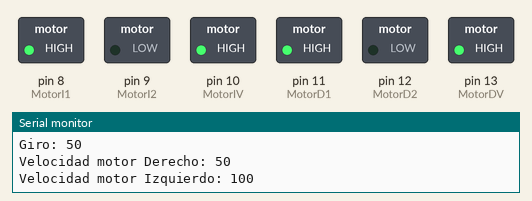
Simulated run of this sketch. Board: Arduino Uno, built with avr-gcc and run on an emulated ATmega328P. On the bench: switched loads named in the sketch (green lamp = pin HIGH), the last lines printed to the serial monitor.

Above: at 0.1 s.
At 4.6 s:
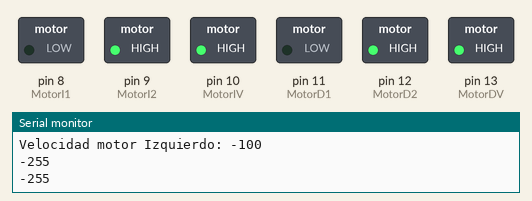
At 9.1 s:
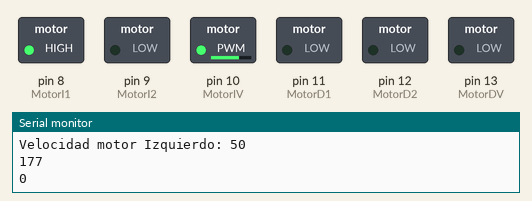
Timing chart, 0 to 11.8 s (numbered marks = the images above):
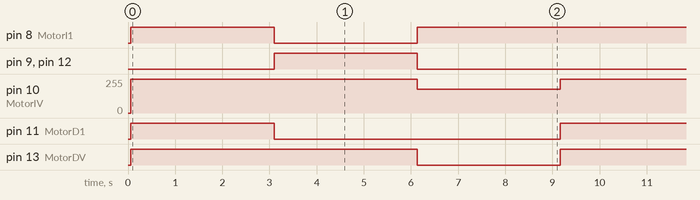

Measured:
- by itself, pin 8 (MotorI1): repeats every 9.1 s: LOW 3.0 s, HIGH 6.1 s
- by itself, pin 9 (MotorI2), pin 11 (MotorD1), pin 12 (MotorD2): alternates HIGH for 3.0 s and LOW for 6.1 s
- by itself, pin 10 (MotorIV): alternates 255/255 for 6.1 s and 177/255 for 3.0 s
- by itself, pin 13 (MotorDV): alternates HIGH for 6.1 s and LOW for 3.0 s

The sketch:

Navegacion_por_ultrasonidos_Prueva.ino
```cpp
//Librerias
#include "SR04.h"
//Variables
long DistI;   //Distancia Ultrasonido izquierdo
long DistM;   //Distancia ultrasonido derecho
long DistD;   //Distancia ultrasonido medio
int Pmin = 100; //potencia minima para mover el motor
int Pmax = 255; //Potencia maxima de salida
int Ptotal = Pmax - Pmin; //Difrencia entre min y max
int Margen_US = 10;
int DistMin = 15;
int DistMed = 30;
int DistMax = 60;
int VMin = 30;
int VMed = 60;
int VMax = 100;
//Pines
#define TRIG_PIN1 3       //Sensor izquierdo
#define ECHO_PIN1 2
SR04 SIzquierda = SR04(ECHO_PIN1,TRIG_PIN1);
#define TRIG_PIN2 5       //Sensor central
#define ECHO_PIN2 4
SR04 SMedio = SR04(ECHO_PIN2,TRIG_PIN2);
#define TRIG_PIN3 7       //Sensor derecho
#define ECHO_PIN3 6
SR04 SDerecha = SR04(ECHO_PIN3,TRIG_PIN3);

#define MotorI1 8  //Motor Izquierdo Adelante
#define MotorI2 9  //Motor Izquierdo Atras
#define MotorIV 10
#define MotorD1 11  //Motor Derecho Adelante
#define MotorD2 12  //Motor Derecho atras
#define MotorDV 13
/*
Modulo de ultrasonidos. Este se encarga de actualizar las variables globales
Imprime por pantalla la distancia detectada por los 3 sensores
*/
void Modulo_US1(){
  int DistM_Anterior = DistM;
  DistM=SMedio.Distance();
  int Marjen = DistM_Anterior - DistM;
  if (Marjen < 0) {
    Marjen = 0 - Marjen;
  }
  if (Margen_US < Marjen ){
    Serial.print("Modulo_US// ");
    Serial.print("Frontal: ");
    Serial.print(DistM);
    Serial.println("cm  ");
  }
}
void Modulo_US3() {
  int DistM_Anterior = DistM;
  DistM=SMedio.Distance();
  int Marjen = DistM_Anterior - DistM;
  if (Marjen < 0) {
    Marjen = 0 - Marjen;
  }
  if (Margen_US < Marjen ){
    Serial.print("Modulo_US// ");
    Serial.print("Frontal: ");
    Serial.print(DistM);
    Serial.println("cm  ");
  }
  if (DistM < 20) {
    DistI=SIzquierda.Distance();
    DistD=SDerecha.Distance();

    Serial.print("Izquierda: ");
    Serial.print(DistI);
    Serial.print("cm  ");
    Serial.print("Derecha: ");
    Serial.print(DistD);
    Serial.println("cm  ");
  }
}

void pruebas () {
  DistM=SMedio.Distance();
  DistI=SIzquierda.Distance();
  DistD=SDerecha.Distance();

  Serial.print("Sensores// ");
  Serial.print("Frontal: ");
  Serial.print(DistM);
  Serial.print("cm  ");
  Serial.print("Izquierda: ");
  Serial.print(DistI);
  Serial.print("cm  ");
  Serial.print("Derecha: ");
  Serial.print(DistD);
  Serial.println("cm  ");
}
/*
Modulo de control de los motores:
Este controla la velocidad de los motores a izquierda y derecha.
esta pensado para llevar 2 motores
Acepta variables Velocidad y giro en % (de 0 a 100)
Se encarga del calculo para conseguir que los motores funcionen correctamente
Cambiando Pmin y Pmax se ajusta el recorrido util de la potencia
*/

int Motores_Salida(int VIzquierda, int VDerecha) {
  Serial.println(VIzquierda);
  Serial.println(VDerecha);

  if(VIzquierda > 0) {
    digitalWrite(MotorI1, HIGH);
    digitalWrite(MotorI2, LOW);
    analogWrite(MotorIV, VIzquierda);
  }
  else if(VIzquierda < 0) {
    VIzquierda = 0 - VIzquierda;
    digitalWrite(MotorI1, LOW);
    digitalWrite(MotorI2, HIGH);
    analogWrite(MotorIV, VIzquierda);
  }
  else {
    digitalWrite(MotorI1, LOW);
    digitalWrite(MotorI2, LOW);
    analogWrite(MotorIV, 0);
  }
  if(VDerecha > 0) {
    digitalWrite(MotorD1, HIGH);
    digitalWrite(MotorD2, LOW);
    analogWrite(MotorDV, VDerecha);
  }
  else if(VDerecha < 0) {
    VDerecha = 0 - VDerecha;
    digitalWrite(MotorD1, LOW);
    digitalWrite(MotorD2, HIGH);
    analogWrite(MotorDV, VDerecha);

  }
  else {
    digitalWrite(MotorD1, LOW);
    digitalWrite(MotorD2, LOW);
    analogWrite(MotorDV, 0);
  }
}


int Motores(int Velocidad, int Giro){
  int motorD = Velocidad;
  int motorI = Velocidad;
  if (Giro > 0) { //si el giro es a la derecha quito velocidad al motor derecho
    motorD = motorD - Giro;
  }
  if (Giro < 0){ //Si el giro es a la izquierda quito velocidad al motor izquierdo
    motorI = motorI - Giro;
  }

  //----------------------------------------------------------------------------
  //SALIDA POR PANTALLA

  Serial.print("Velocidad: ");
  Serial.println(Velocidad);
  Serial.print("Giro: ");
  Serial.println(Giro);
  Serial.print("Velocidad motor Derecho: ");
  Serial.println(motorD);
  Serial.print("Velocidad motor Izquierdo: ");
  Serial.println(motorI);
  //----------------------------------------------------------------------------

  if (motorI == 0) { //Si la velocidad es 0% ajusta la potencia a 0
    motorI = 0;
  }
  else {
    if (motorI > 0){
      motorI = Pmin + (Ptotal * motorI / 100);
    }
    else{
      motorI = -Pmin + (Ptotal * motorI / 100);
    }
  }

  if (motorD == 0) { //Si la velocidad es 0% ajusta la potencia a 0
    motorD = 0;
  }
  else {
     if (motorD > 0){
      motorD = Pmin + (Ptotal * motorD / 100);
    }
    else{
      motorD = -Pmin + (Ptotal * motorD / 100);
    }
  }

  Motores_Salida(motorI, motorD);
}


void setup() {
  Serial.begin(9600);
  Serial.print("Difrencia de potencia: ");
  Serial.println(Ptotal); //Difrencia entre Vmin y Vmax para calcular el voltaje util del motor
  pinMode(MotorI1, OUTPUT);
  pinMode(MotorD1, OUTPUT);
  pinMode(MotorI2, OUTPUT);
  pinMode(MotorD2, OUTPUT);

}

void loop() {
  Motores(100, 50);
  delay(3000);
  Motores(-100, 0);
  delay(3000);
  Motores(0, -50);
  delay(3000);

}
```
